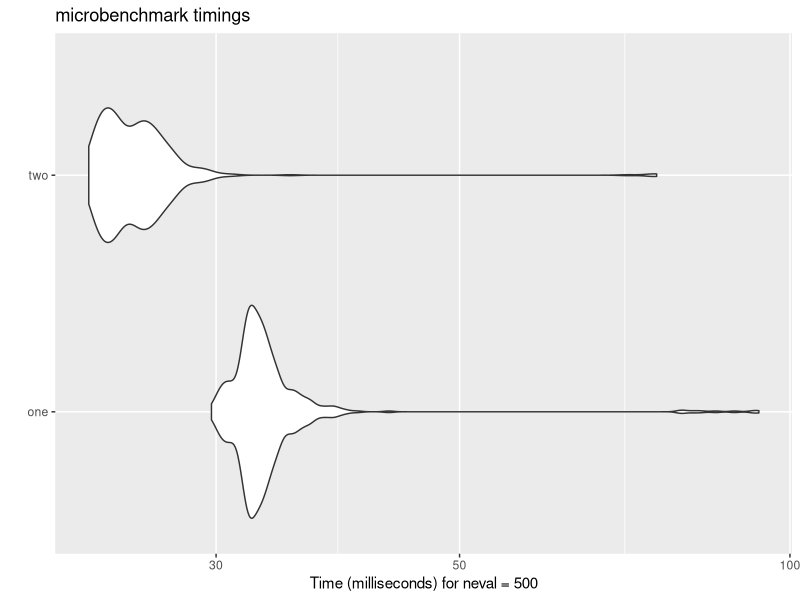
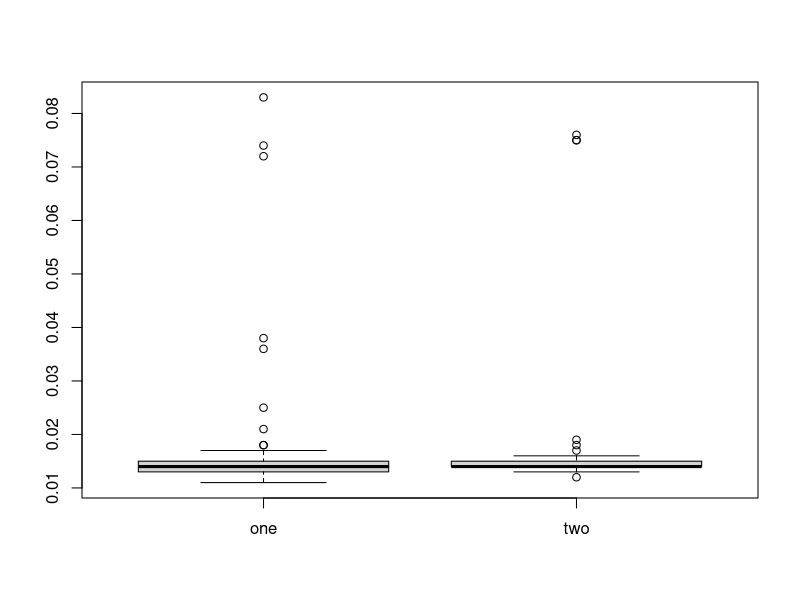
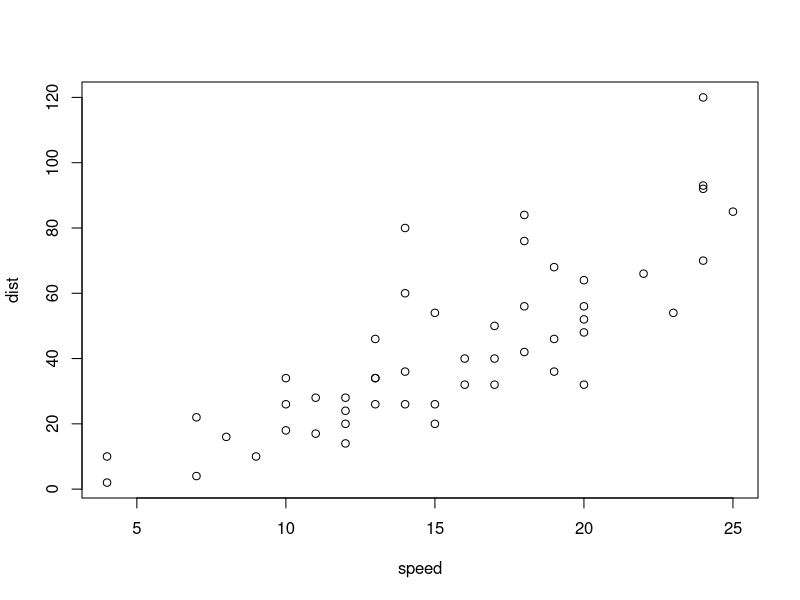

R code for these plots, in order:
## ---- chunk 1
library(microbenchmark)
library(ggplot2)
## ---- chunk 2
daug<- 50000
nreps<- 10
Z<-W<- matrix(0,daug,nreps)
## ---- chunk 3
for(i in 1:nreps)
    {
    Z[,i]<- rbinom(daug,1,0.8) 
    W[,i]<- runif(daug,100,1500)
    }
W<- W*Z

indx<- lapply(1:nreps,function(x) which(Z[,x]==1))
tmp<- unlist(lapply(1:nreps,function(x) length(indx[[x]])))
indx<- cbind(unlist(indx),sort(rep(1:nreps,tmp)))
## ---- chunk 4

mbm=microbenchmark(
one=sapply(1:nreps,function(x)
    {
    rlnorm(nrow(W),W[,x]*Z[,x],0.1)
    }),
two= rlnorm(nrow(indx),W[indx],0.1),
times=500)

autoplot(mbm)


one<-c()
for(i in 1:100)
  {
  ptm<-proc.time()
W[]<-sapply(1:nreps,function(x)
    {
    rlnorm(nrow(W),W[,x]*Z[,x],0.1)
    })
   tm<- (proc.time()-ptm)[3]
  one<-c(one,tm) 
  }


two<-c()
for(i in 1:100)
  {
  ptm<-proc.time()
  indx<- lapply(1:nreps,function(x) which(Z[,x]==1))
  tmp<- unlist(lapply(1:nreps,function(x) length(indx[[x]])))
  indx<- cbind(unlist(indx),sort(rep(1:nreps,tmp)))
  W[indx]<-rlnorm(nrow(indx),W[indx],0.1)
  tm<- (proc.time()-ptm)[3]
  two<-c(two,tm)
  }



boxplot(cbind(one,two))

## ---- chunk 5
plot(cars)
